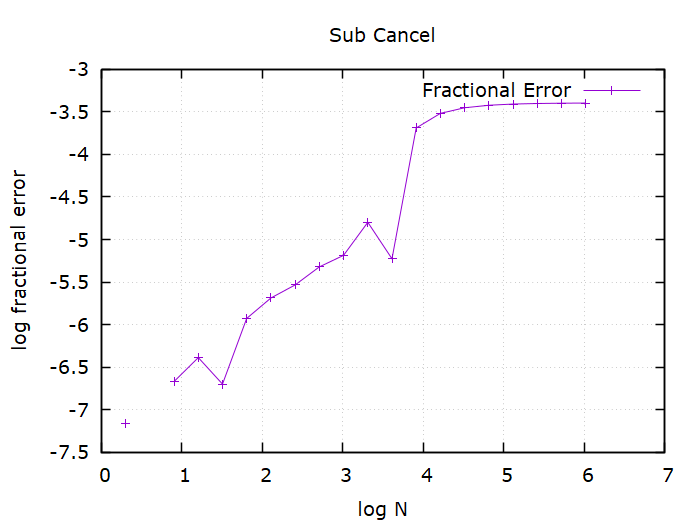

gnuplot code for this plot:
# Gnuplot script file for plotting sub_cancel.dat
set title "Sub Cancel"
set xlabel "log N"
set ylabel "log fractional error"
set nologscale y
set nologscale x
set pointsize 1.5
set bar small
set grid
plot "sub_cancel.dat" using (log10($1)):(log10($8)) title 'Fractional Error' with linespoints
set out "sub_cancel.png"
load 'savepng'
